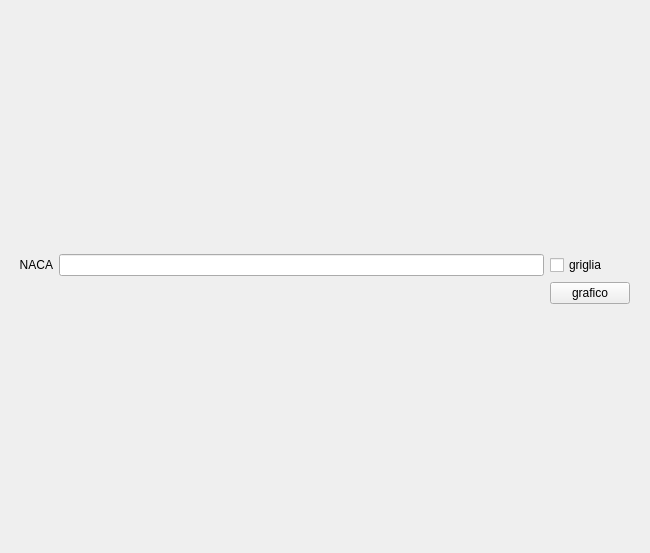
<?xml version="1.0" encoding="UTF-8"?>
<ui version="4.0">
 <class>Form</class>
 <widget class="QWidget" name="Form">
  <property name="geometry">
   <rect>
    <x>0</x>
    <y>0</y>
    <width>650</width>
    <height>553</height>
   </rect>
  </property>
  <property name="windowTitle">
   <string>NACA - Biagio Raucci</string>
  </property>
  <widget class="QWidget" name="layoutWidget">
   <property name="geometry">
    <rect>
     <x>19</x>
     <y>19</y>
     <width>611</width>
     <height>521</height>
    </rect>
   </property>
   <layout class="QGridLayout" name="gridLayout">
    <item row="0" column="0">
     <layout class="QVBoxLayout" name="qvb_grafico"/>
    </item>
    <item row="1" column="0">
     <layout class="QGridLayout" name="gridLayout_2">
      <item row="0" column="0">
       <widget class="QLabel" name="label">
        <property name="text">
         <string>NACA</string>
        </property>
        <property name="alignment">
         <set>Qt::AlignRight|Qt::AlignTrailing|Qt::AlignVCenter</set>
        </property>
       </widget>
      </item>
      <item row="0" column="3">
       <widget class="QCheckBox" name="cB_griglia">
        <property name="text">
         <string>griglia</string>
        </property>
       </widget>
      </item>
      <item row="0" column="1">
       <widget class="QLineEdit" name="lE_formula"/>
      </item>
      <item row="1" column="3">
       <widget class="QPushButton" name="pushButton">
        <property name="text">
         <string>grafico</string>
        </property>
       </widget>
      </item>
     </layout>
    </item>
   </layout>
  </widget>
 </widget>
 <tabstops>
  <tabstop>lE_formula</tabstop>
  <tabstop>pushButton</tabstop>
  <tabstop>cB_griglia</tabstop>
 </tabstops>
 <resources/>
 <connections>
  <connection>
   <sender>cB_griglia</sender>
   <signal>stateChanged(int)</signal>
   <receiver>Form</receiver>
   <slot>cB_grigliaChange()</slot>
   <hints>
    <hint type="sourcelabel">
     <x>574</x>
     <y>357</y>
    </hint>
    <hint type="destinationlabel">
     <x>634</x>
     <y>366</y>
    </hint>
   </hints>
  </connection>
  <connection>
   <sender>pushButton</sender>
   <signal>clicked()</signal>
   <receiver>Form</receiver>
   <slot>pB_graficoClick()</slot>
   <hints>
    <hint type="sourcelabel">
     <x>587</x>
     <y>451</y>
    </hint>
    <hint type="destinationlabel">
     <x>638</x>
     <y>425</y>
    </hint>
   </hints>
  </connection>
  <connection>
   <sender>lE_formula</sender>
   <signal>returnPressed()</signal>
   <receiver>Form</receiver>
   <slot>pB_graficoClick()</slot>
   <hints>
    <hint type="sourcelabel">
     <x>378</x>
     <y>362</y>
    </hint>
    <hint type="destinationlabel">
     <x>648</x>
     <y>221</y>
    </hint>
   </hints>
  </connection>
 </connections>
 <slots>
  <slot>cB_grigliaChange()</slot>
  <slot>pB_graficoClick()</slot>
 </slots>
</ui>
